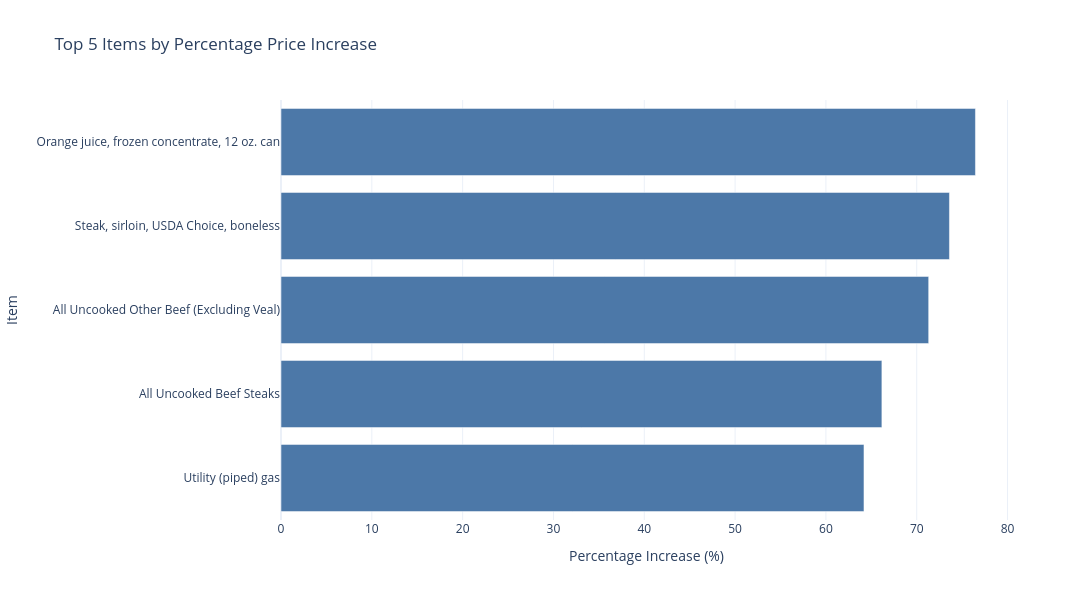

Notebook source saved alongside this figure:
### Markdown cell above
### Question 3: Which individual grocery items experienced the largest price increases?

### Code cell
# Step 1: first and last price of every item
first_price = df_groceries__items.iloc[0]
last_price  = df_groceries__items.iloc[-1]

print(first_price, last_price)

# Step 2: build a results table with both dollar and percent change
item_results = pd.DataFrame({"first_price": first_price, "last_price": last_price})
item_results["usd_change"] = item_results["last_price"] - item_results["first_price"]
item_results["pct_increase"] = (item_results["last_price"] / item_results["first_price"] - 1) * 100

print(item_results)

# Step 3: add category and unit so each number has context
item_info = (df_groceries[["item", "category", "unit"]]
             .drop_duplicates()
             .set_index("item"))
item_results = item_results.join(item_info)

print(item_results)

# Step 4: rank by percent increase and keep the top 10
item_results = item_results.sort_values("pct_increase", ascending=False)
top5 = item_results.head(5)
print(top5.round(2))


# Step 5: rebase the top 10 to Jan 2015 = 100 for the line chart
top5_names = top5.index
rebased = df_groceries__items[top5_names] / df_groceries__items[top5_names].iloc[0] * 100

# Step 6: draw both charts side by side
top5_sorted = top5.sort_values(
    "pct_increase",
    ascending=True
)

fig = go.Figure()

fig.add_trace(
    go.Bar(
        x=top5_sorted["pct_increase"],
        y=top5_sorted.index,
        orientation="h",
        marker_color="#4C78A8",
        hovertemplate=(
            "Item: %{y}<br>"
            "Percentage increase: %{x:.2f}%"
            "<extra></extra>"
        )
    )
)

fig.update_layout(
    title="Top 5 Items by Percentage Price Increase",
    xaxis_title="Percentage Increase (%)",
    yaxis_title="Item",
    template="plotly_white",
    width=1200,
    height=600,
    hovermode="closest"
)

fig.show()

### Figure 1 — Plotly figure (JSON) as saved in the notebook; plotly's stock layout.template omitted (floating-point values rounded to 4 significant figures)
{"data": [{"hovertemplate": "Item: %{y}<br>Percentage increase: %{x:.2f}%<extra></extra>", "marker": {"color": "#4C78A8"}, "orientation": "h", "type": "bar", "x": [64.19, 66.16, 71.31, 73.6, 76.46], "y": ["Utility (piped) gas", "All Uncooked Beef Steaks", "All Uncooked Other Beef (Excluding Veal)", "Steak, sirloin, USDA Choice, boneless", "Orange juice, frozen concentrate, 12 oz. can"]}], "layout": {"height": 600, "hovermode": "closest", "title": {"text": "Top 5 Items by Percentage Price Increase"}, "width": 1200, "xaxis": {"title": {"text": "Percentage Increase (%)"}}, "yaxis": {"title": {"text": "Item"}}}}
